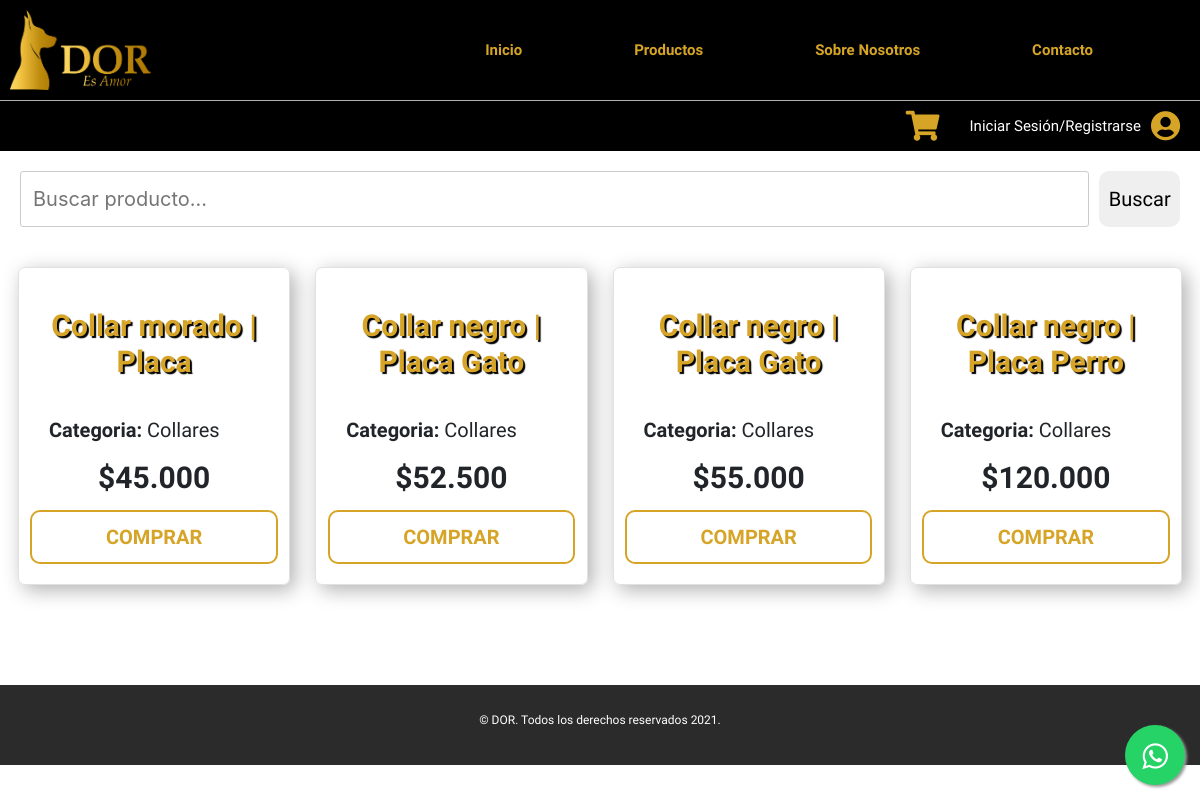
/busqueda.php?animal=Perros, run on the app's committed database.
### tables this page shows
CREATE TABLE `productos` (
  `id` int(10) NOT NULL,
  `nombre` varchar(50) NOT NULL,
  `categoria` varchar(20) NOT NULL,
  `img` varchar(130) NOT NULL,
  `animal` varchar(20) NOT NULL,
  `descripcion` varchar(700) NOT NULL,
  `valor` int(7) NOT NULL
);

### busqueda.php (the view, shortened to what this page needs)
<!DOCTYPE html>
<html lang="en">
<head>
        <?php extract($_GET);
        $categoria = $_GET['categoria'];
        $animal = $_GET['animal'];
        $busqueda = $_POST['buscador'];
        ?>
    <?php
    include('php/head.php');
    ?>
</head>
<body>
    <?php
    include('php/whatsapp.php');
    include('php/header.php');
    ?>
    <form action="busqueda.php?animal=<?php echo $animal?>&categoria=<?php echo $categoria?>" method="POST" class="cont_buscador">
        <input type="text" placeholder="Buscar producto..." class="buscador" name="buscador">
        <input type="submit" value="Buscar" class="btn_buscar">
    </form>
    <?php
        include('conexion.php');
        $query = "SELECT * FROM productos WHERE animal = '$animal' AND categoria = '$categoria' AND nombre LIKE '%" . $busqueda . "%' OR descripcion LIKE '%" . $busqueda . "%' OR valor LIKE '%" . $busqueda . "%' ORDER BY valor";
        $result = mysqli_query($conexiondb, $query);
        if(mysqli_num_rows($result) > 0 ){
    ?>
    <main class="contenedor div_seccion">
        <?php
            while ($row = mysqli_fetch_array($result)) {
        ?>
            <div class="producto">
                <h2 class="titulos"><?php echo $row['nombre'] ?></h2>
                <div class="info_producto">
                    <p>Categoria: <span><?php echo $row['categoria'] ?></span></p>
                </div>
                <p>$<?php echo number_format($row['valor'], 0, '', '.');?></p>
                <a href="comprarproducto.php?id=<?php echo $row['id'] ?>" class="boton_comprar">Comprar</a>
            </div>
        <?php
            }
        ?>
    </main>
    <?php } ?>
    <?php
    include('php/footer.php');
    ?>
</body>
</html>

### build/css/app.css (style rules this page uses)
html { font-size: 62.5%; box-sizing: border-box; }
*, *:before, *:after { box-sizing: inherit; }
body { font-family: "Merienda", cursive; font-size: 1.6rem; margin: 0; }
p { font-size: 2rem; }
.contenedor { max-width: 120rem; width: 97%; margin: 0 auto; }
a { text-decoration: none; }
h1, h2, h3 { margin: 0; font-family: "Merienda", cursive; }
h2 { font-size: 3.6rem; }
.titulos { margin: 2rem 0; font-size: 3rem; color: #D6A426; text-shadow: 2px 2px 1px #000; font-weight: bold; }
@media (min-width: 768px) { .titulos { font-size: 4rem; } }
@media (min-width: 1200px) { .titulos { font-size: 5rem; } }
.boton_comprar, .boton_primario { margin: 0 auto; width: 99%; font-family: "Merienda", cursive; text-align: center; text-transform: uppercase; border-radius: 1rem; }
.boton_comprar { border: 2px solid #D6A426; padding: 1rem 2rem; display: block; font-size: 2rem; color: #D6A426; font-weight: 700; }
.btn_buscar { text-align: center; padding: 1rem; width: 30%; font-size: 2rem; border: none; border-radius: 1rem; font-family: "Merienda", cursive; }
@media (min-width: 768px) { .btn_buscar { width: 12%; } }
@media (min-width: 1200px) { .btn_buscar { width: 7%; } }
input[type="text"], input[type="email"], input[type="number"] { width: 100%; margin-bottom: 20px; padding: 12px; border: 1px solid #ccc; border-radius: 3px; }
p { font-size: 1.4rem; }
.cont_buscador { padding: 2rem; display: flex; gap: 1rem; justify-content: center; }
.cont_buscador .buscador { margin: 0; }
.buscador { padding: 1rem; display: block; width: 70%; font-size: 2rem; border-radius: 1rem; border: 1px solid #e1e1e1; margin: 2rem auto; }
@media (min-width: 768px) { .buscador { width: 40%; } }
.div_seccion { margin-bottom: 10rem; }
@media (min-width: 768px) { .div_seccion { display: grid; grid-template-columns: repeat(2, 1fr); column-gap: 2.5rem; row-gap: 2rem; } }
@media (min-width: 1200px) { .div_seccion { display: grid; grid-template-columns: repeat(4, 1fr); column-gap: 2.5rem; row-gap: 2rem; } }
.div_seccion .producto { font-family: "Merienda", cursive; padding: 2rem 1rem; text-align: center; border: 1px solid #e1e1e1; margin-top: 2rem; border-radius: .7rem; box-shadow: .5rem .5rem 2rem #b1b1b1; }
.div_seccion .producto h2 { font-size: 3rem; }
.div_seccion p { font-size: 3rem; font-weight: 700; }
.info_producto { padding-left: 2rem; text-align: left; }
.info_producto p { font-size: 2rem; font-weight: 700; }
.info_producto p span { font-weight: 300; }

### data on the page
productos: nombre "Collar morado | Placa", categoria "Collares", valor "45.000"
productos: nombre "Collar negro | Placa Gato", categoria "Collares", valor "52.500"
productos: nombre "Collar negro | Placa Gato", categoria "Collares", valor "55.000"
productos: nombre "Collar negro | Placa Perro", categoria "Collares", valor "120.000"
